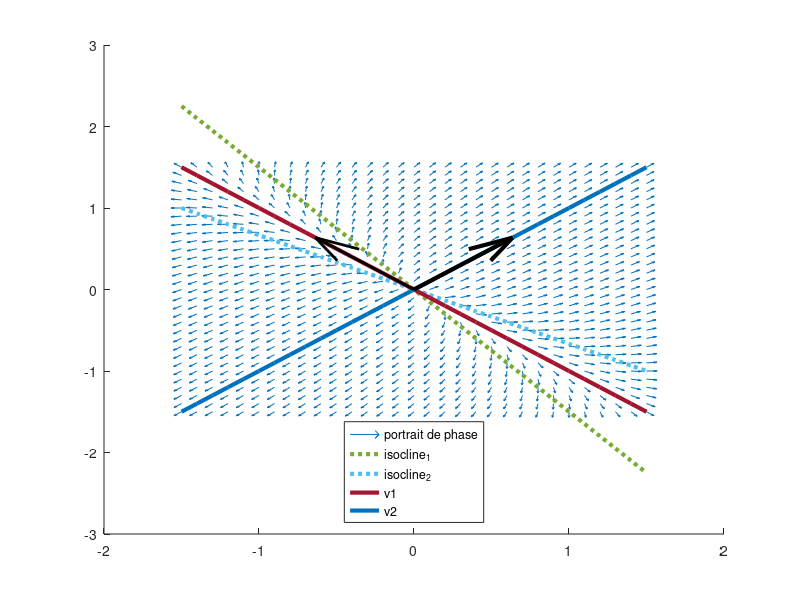
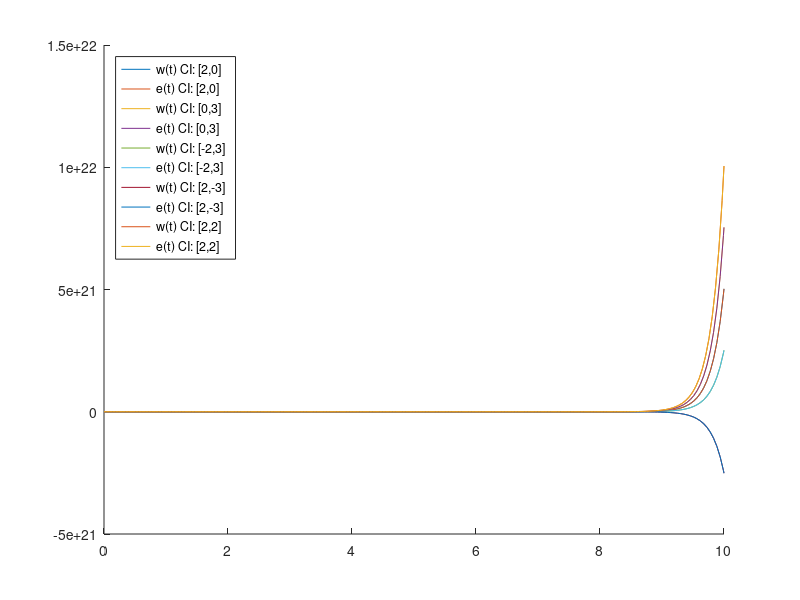

These figures' MATLAB source, in order:
#CHICA COBO Sofia 518664 - PHAM Dang Phi L. 482207

figure(1)
hold on ;
function vecteurs_propres(A, intervalle)
    # Chaque vecteur propre se trouve dans une ligne de la matrice V.
    [V,L] = eig(A);
    eigenvector_1 = (V(1,2)/V(1,1)) * intervalle;
    eigenvector_2 = (V(2,2)/V(2,1)) * intervalle;
    plot(intervalle, eigenvector_1,"linewidth",3);
    plot(intervalle, eigenvector_2,"linewidth",3);
    if L(1, 1) > 0
        quiver(0, 0, V(1, 1), V(1, 2), "color", "k", "linewidth", 2);
    else
        quiver(V(1, 1), V(1, 2), -V(1, 1), -V(1, 2), "color", "k", "linewidth", 2);
    end
    if L(2, 2) > 0
        quiver(0, 0, V(2, 1), V(2, 2), "color", "k", "linewidth", 3);
    else
        quiver(V(2, 1), V(2, 2), -V(2, 1), -V(2, 2), "color", "k", "linewidth", 2);
    end
    legend("v_1","v_2","location","south");
endfunction

function isoclines(A, intervalle)
    isocline_1 = -(A(1,1)/A(1,2)) * intervalle;
    isocline_2 = -(A(2,1)/A(2,2)) * intervalle;

    plot(intervalle, isocline_1, "linewidth", 3, "linestyle", ":");
    plot(intervalle, isocline_2, "linewidth", 3, "linestyle", ":");
    legend("isocline_1","isocline_2","location","south");
endfunction

function vecteurs_vitesse(A, intervalle)
    hold on
    # On définit une grille de points dont les coordonnées sont dans (x1, x2)
    [x1,x2] = meshgrid(intervalle);
    
    # On calcule le vecteur vitesse pour chaque point de la grille
    x1_values = A(1,1)*x1 + A(1,2)*x2;
    x2_values = A(2,1)*x1 + A(2,2)*x2;  
    
    # On normalise des valeurs pour la représentation graphique
    norms=sqrt(x1_values.^2+x2_values.^2);
    x1_normalized = x1_values ./ norms; # Element-wise division
    x2_normalized = x2_values ./norms;

    # Et on dessine les vecteurs avec la fonction `quiver`
    vector_scale = .5;
    quiver(x1,x2,x1_normalized,x2_normalized, vector_scale);
endfunction
 
A = [3 2; 2 3]; #noeud instable 
#A = [2 3; 3 2]; #selle

line_range =-1.5:0.1:1.5; # On va plot de -1.5 jusqu'à 1.5

vecteurs_vitesse(A, line_range)
isoclines(A, line_range);
vecteurs_propres(A, line_range);

legend("portrait de phase","isocline_1","isocline_2", "v1", "v2")
hold off; # Montrer l'image

# Figure 2: trajectoires e(t), w(t) avec 5 conditions initiales
figure(2);
hold on;
x1dot = @(t, x) A(1,1)*x(1)+A(1,2)*x(2);
x2dot = @(t, x) A(2,1)*x(1)+A(2,2)*x(2);
xdot = @(t,x) [x1dot(t, x);x2dot(t, x)];
[t1,x1] = ode23(xdot, [0, 10], [2, 0]);
[t2,x2] = ode23(xdot, [0, 10], [0, 3]);
[t3,x3] = ode23(xdot, [0, 10], [-2, 3]);
[t4,x4] = ode23(xdot, [0, 10], [2, -3]);
[t5,x5] = ode23(xdot, [0, 10], [2, 2]);

plot(t1,x1);
plot(t2,x2);
plot(t3,x3);
plot(t4,x4);
plot(t5,x5);

legend(
 "w(t) CI: [2,0]","e(t) CI: [2,0]",
 "w(t) CI: [0,3]","e(t) CI: [0,3]",
 "w(t) CI: [-2,3]","e(t) CI: [-2,3]",
 "w(t) CI: [2,-3]","e(t) CI: [2,-3]",
 "w(t) CI: [2,2]","e(t) CI: [2,2]",
 "location","northwest");
hold off;